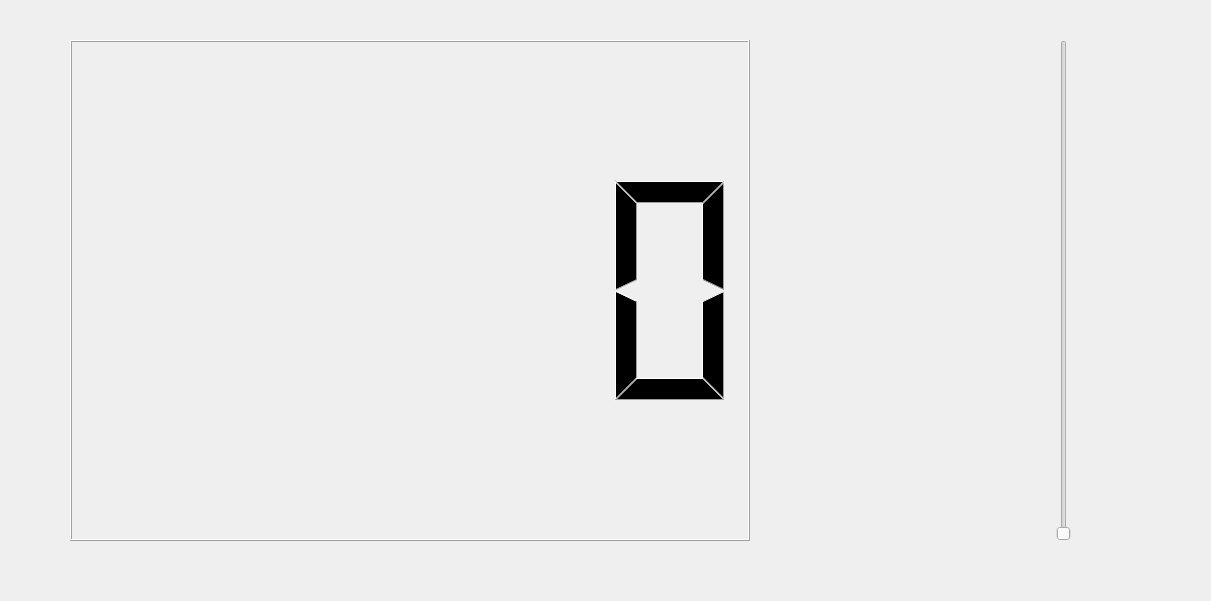
<?xml version="1.0" encoding="UTF-8"?>
<ui version="4.0">
 <class>add2</class>
 <widget class="QWidget" name="add2">
  <property name="geometry">
   <rect>
    <x>0</x>
    <y>0</y>
    <width>1211</width>
    <height>601</height>
   </rect>
  </property>
  <property name="windowTitle">
   <string>Form</string>
  </property>
  <widget class="QWidget" name="layoutWidget">
   <property name="geometry">
    <rect>
     <x>70</x>
     <y>40</y>
     <width>1001</width>
     <height>501</height>
    </rect>
   </property>
   <layout class="QHBoxLayout" name="horizontalLayout">
    <item>
     <widget class="QLCDNumber" name="lcdNumber_2"/>
    </item>
    <item>
     <spacer name="horizontalSpacer">
      <property name="orientation">
       <enum>Qt::Horizontal</enum>
      </property>
      <property name="sizeType">
       <enum>QSizePolicy::Fixed</enum>
      </property>
      <property name="sizeHint" stdset="0">
       <size>
        <width>300</width>
        <height>20</height>
       </size>
      </property>
     </spacer>
    </item>
    <item>
     <widget class="QSlider" name="verticalSlider">
      <property name="orientation">
       <enum>Qt::Vertical</enum>
      </property>
     </widget>
    </item>
   </layout>
  </widget>
 </widget>
 <resources/>
 <connections/>
</ui>
